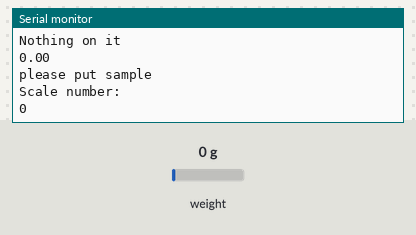
A sketch run on a simulated Arduino Uno, built with avr-gcc and run on an emulated ATmega328P. On the bench: the last lines printed to the serial monitor. The test bench sets the inputs (shaded band); at power-on: weight on the scale 0 g.

Above: at 3.2 s.
3.3 s: weight on the scale set to 100 g
At 4.6 s:
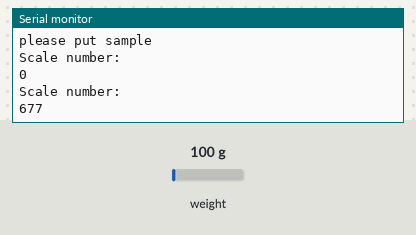
4.8 s: weight on the scale set to 1250 g
At 5.4 s:
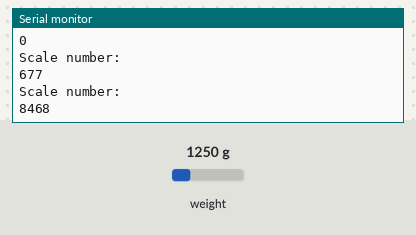
Timing chart, 0 to 7.8 s (numbered marks = the images above; inputs shaded):
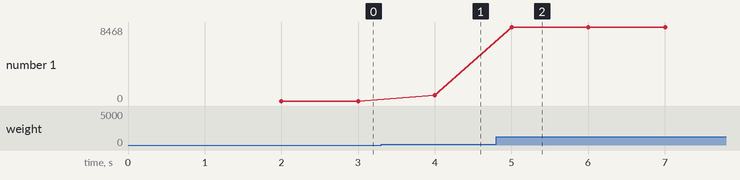

The sketch:

scale_init.ino
```cpp
#include "HX711.h"

const int DT_PIN = 7;
const int SCK_PIN = 6;
const int sample_weight = 62;

HX711 scale;


void setup() {
  // put your setup code here, to run once:
  Serial.begin(115200);
  scale.begin(DT_PIN, SCK_PIN);
  scale.set_scale();
  scale.tare();
  Serial.println("Nothing on it");
  Serial.println(scale.get_units(10));
  Serial.println("please put sample");
}

void loop() {
  // put your main code here, to run repeatedly:
  float current_weight = scale.get_units(10);
  float scale_factor = (current_weight/sample_weight);
  Serial.println("Scale number:");
  Serial.println(scale_factor,0);

}
```

Measured:
- after the input at 3.3 s, the serial monitor: prints a new line after 0.70 s (image 1)
- after the input at 4.8 s, the serial monitor: prints a new line after 0.20 s (image 2)
- plotted number 1: 0 → 677 after the input at 3.3 s, 677 → 8468 after the input at 4.8 s
